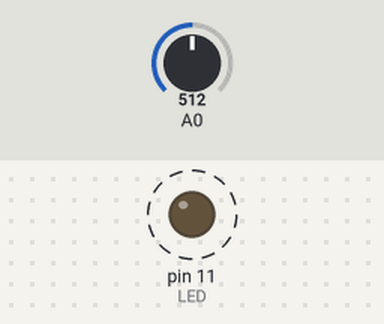
This sketch was run on a simulated Arduino Uno, built with avr-gcc and run on an emulated ATmega328P. On the bench: output pins drawn as LEDs (lit = HIGH). Dashed ring = blinking. Inputs (shaded band) come from the test bench; at power-on: A0 = 512.

Above: at 1.8 s.
1.9 s: A0 set to 0
At 3.1 s:
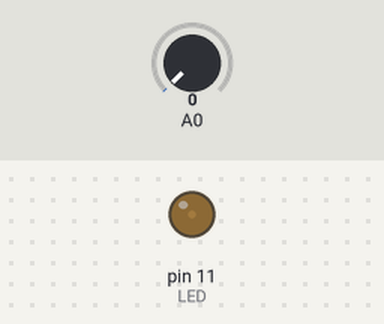
3.6 s: A0 set to 122
At 3.9 s:
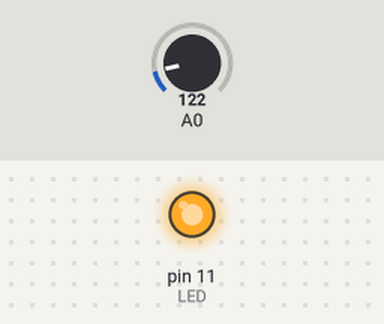
Timing chart, 0 to 13.1 s (numbered marks = the images above; inputs shaded):
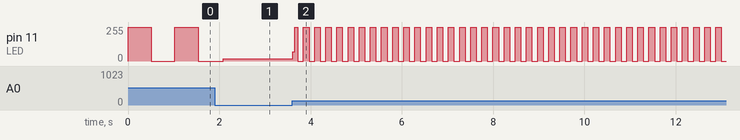

Measured:
- after the input at 3.6 s, pin 11 (LED): 18/255 → 69/255 at once, then moves between 0/255 and 255/255, repeating every 0.24 s
- by itself, pin 11 (LED): alternates 255/255 for 0.51 s and 0/255 for 0.51 s

The sketch:

PMS03.ino
```cpp
const int LED = 11;             //LEDが繋がってるピン
int val = 0;                    //センサの値を記憶する変数

void setup() {
    pinMode(LED, OUTPUT);       //LEDのピンを出力に設定
                                //アナログピンは自動で入力になる
}

void loop() {
    val = analogRead(0);        //センサ（A0ピン）から値を読み込む

    digitalWrite(LED, HIGH);    //LEDをオン
    delay(val);                 //valの分プログラムを停止

    digitalWrite(LED, LOW);     //LEDをオン
    delay(val);                 //valの分プログラムを停止

}
```
